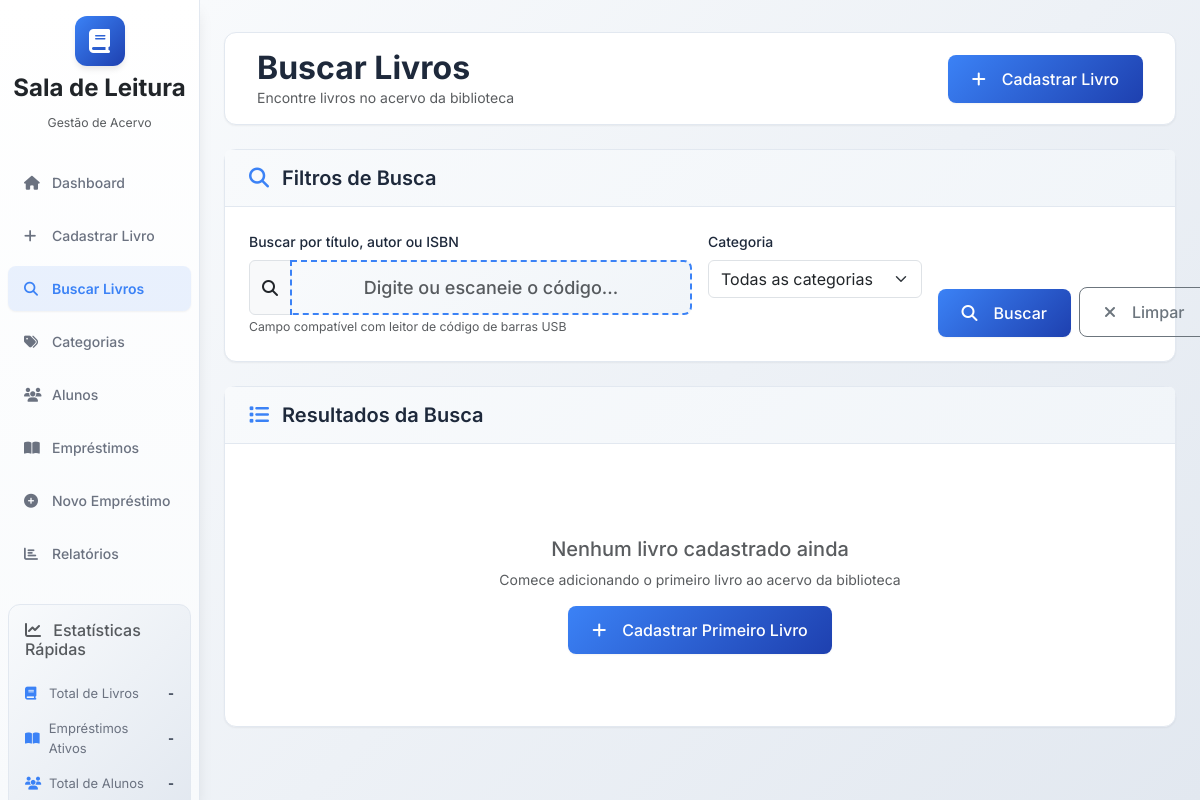
Before: /books with the older database file.
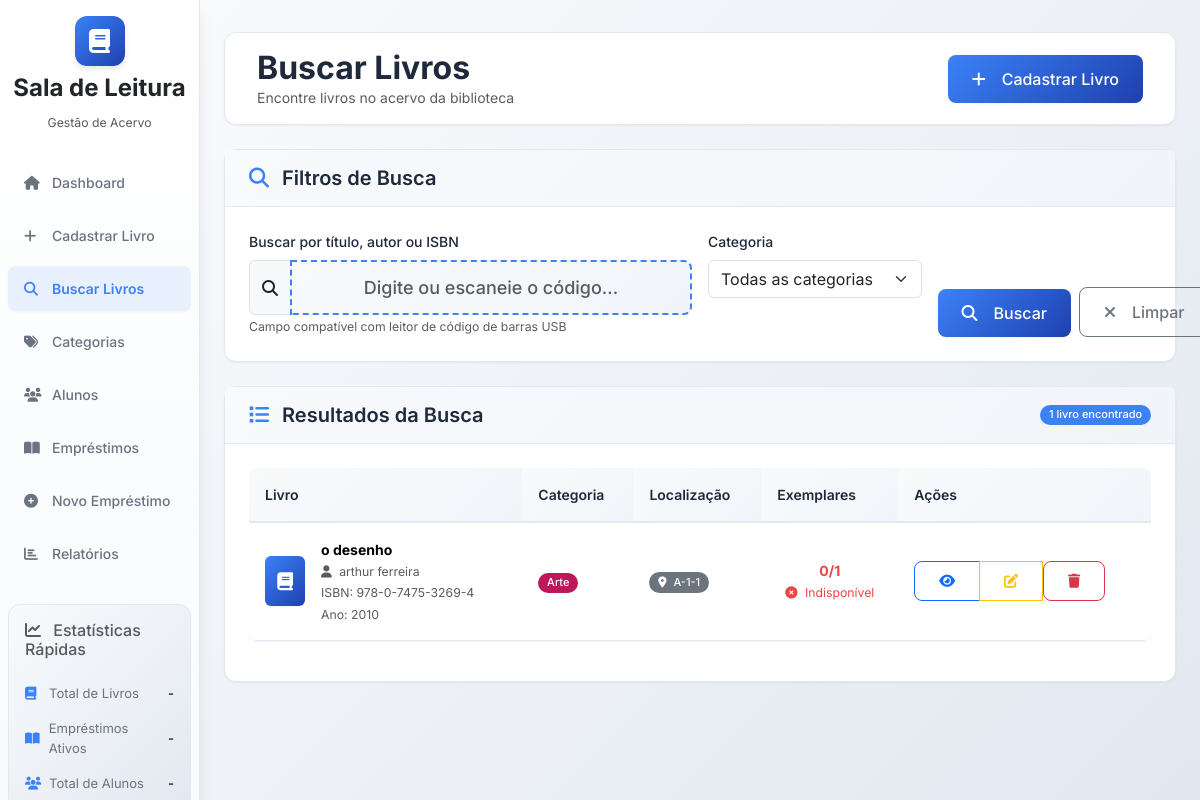
After: the same page with the newer database file.
### database/models.py (models this page shows, shortened)
class Book(db.Model):
    __tablename__ = 'books'
    id = db.Column(db.String(36), primary_key=True, default=generate_uuid)
    title = db.Column(db.String(200), nullable=False)
    author = db.Column(db.String(200), nullable=False)
    isbn = db.Column(db.String(20), unique=True)
    total_copies = db.Column(db.Integer, nullable=False)
    category = db.Column(db.String(36), db.ForeignKey('categories.id'))
    publisher = db.Column(db.String(200))
    publication_year = db.Column(db.Integer)
    description = db.Column(db.Text)
    cover_image = db.Column(db.String(500))
    qr_code = db.Column(db.String(100), unique=True)
    created_date = db.Column(db.DateTime, default=datetime.utcnow)
    updated_date = db.Column(db.DateTime, default=datetime.utcnow, onupdate=datetime.utcnow)
    copies = db.relationship('BookCopy', backref='book', lazy=True, cascade='all, delete-orphan')
    loans = db.relationship('Loan', backref='book', lazy=True)
    @property
    def available_copies(self):
        return db.session.query(func.count(BookCopy.id)).filter(
            BookCopy.book_id == self.id, BookCopy.status == 'available'
        ).scalar()

class Category(db.Model):
    __tablename__ = 'categories'
    id = db.Column(db.String(36), primary_key=True, default=generate_uuid)
    name = db.Column(db.String(100), nullable=False, unique=True)
    description = db.Column(db.Text)
    color = db.Column(db.String(7), default='#3b82f6')
    active = db.Column(db.Boolean, default=True)
    created_date = db.Column(db.DateTime, default=datetime.utcnow)
    updated_date = db.Column(db.DateTime, default=datetime.utcnow, onupdate=datetime.utcnow)
    books = db.relationship('Book', backref='category_obj', lazy=True)

class BookCopy(db.Model):
    __tablename__ = 'book_copies'
    id = db.Column(db.String(36), primary_key=True, default=generate_uuid)
    book_id = db.Column(db.String(36), db.ForeignKey('books.id'), nullable=False)
    copy_number = db.Column(db.Integer, nullable=False)
    shelf = db.Column(db.String(10), nullable=False)
    shelf_section = db.Column(db.String(10), nullable=False)
    position_number = db.Column(db.Integer, nullable=False)
    status = db.Column(db.String(20), db.CheckConstraint("status IN ('available', 'loaned', 'maintenance', 'lost')"), default='available', nullable=False)
    condition = db.Column(db.String(20), db.CheckConstraint("condition IN ('excellent', 'good', 'fair', 'poor')"), default='good', nullable=False)
    notes = db.Column(db.Text)
    created_date = db.Column(db.DateTime, default=datetime.utcnow)
    updated_date = db.Column(db.DateTime, default=datetime.utcnow, onupdate=datetime.utcnow)
    loans = db.relationship('Loan', backref='book_copy', lazy=True)

### app.py (the view, shortened to what this page needs)
    @app.route('/books', methods=['GET'])
    def search_books():
        page = request.args.get('page', 1, type=int)
        search = request.args.get('search', '').strip()
        category_filter = request.args.get('category', '')
        query = Book.query
        if category_filter:
            query = query.filter_by(category=category_filter)
        books = query.order_by(Book.title).paginate(page=page, per_page=Config.BOOKS_PER_PAGE, error_out=False)
        categories = Category.query.filter_by(active=True).order_by(Category.name).all()
        return render_template('books/search_books.html',
                              books=books,
                              categories=categories,
                              search=search,
                              category_filter=category_filter)

### templates/books/search_books.html (shortened to what the changed rows need)
{% extends "base.html" %}
{% block content %}
<div class="main-header d-flex justify-content-between align-items-center py-3 mb-4">
    <div>
        <h1 class="h2 mb-0">Buscar Livros</h1>
    </div>
</div>
<div class="card fade-in" style="animation-delay: 0.2s">
    <div class="card-header d-flex justify-content-between align-items-center">
        <h5 class="mb-0">
            <i class="fas fa-list text-primary me-2"></i>
            Resultados da Busca
        </h5>
        {% if books and books.items %}
            <span class="badge bg-primary">
                {{ books.total }} livro{{ 's' if books.total != 1 else '' }} encontrado{{ 's' if books.total != 1 else '' }}
            </span>
        {% endif %}
    </div>
    <div class="card-body">
        {% if books and books.items %}
            <div class="table-responsive">
                <table class="table table-hover">
                    <thead>
                        <tr>
                            <th>Livro</th>
                            <th>Categoria</th>
                            <th>Localização</th>
                            <th>Exemplares</th>
                            <th>Ações</th>
                        </tr>
                    </thead>
                    <tbody>
                        {% for book in books.items %}
                        <tr>
                            <td>
                                <div class="d-flex align-items-center">
                                    <div class="book-cover me-3">
                                        <i class="fas fa-book"></i>
                                    </div>
                                    <div>
                                        <strong>{{ book.title }}</strong>
                                        <br>
                                        <small class="text-muted">
                                            <i class="fas fa-user me-1"></i>
                                            {{ book.author }}
                                        </small>
                                        {% if book.isbn %}
                                            <br>
                                            <small class="text-muted">ISBN: {{ book.isbn }}</small>
                                        {% endif %}
                                        {% if book.publication_year %}
                                            <br>
                                            <small class="text-muted">Ano: {{ book.publication_year }}</small>
                                        {% endif %}
                                    </div>
                                </div>
                            </td>
                            <td>
                                {% if book.category_obj %}
                                    <span class="badge" style="background-color: {{ book.category_obj.color }};">
                                        {{ book.category_obj.name }}
                                    </span>
                                {% else %}
                                    <span class="text-muted">-</span>
                                {% endif %}
                            </td>
                            <td>
                                {% set first_copy = book.copies|first if book.copies else none %}
                                {% if first_copy %}
                                    <span class="badge bg-secondary">
                                        <i class="fas fa-map-marker-alt me-1"></i>
                                        {{ first_copy.shelf }}-{{ first_copy.shelf_section }}-{{ first_copy.position_number }}
                                    </span>
                                {% else %}
                                    <span class="text-muted">-</span>
                                {% endif %}
                            </td>
                            <td>
                                <div class="availability {% if book.available_copies > 0 %}available{% elif book.available_copies > book.total_copies * 0.3 %}limited{% else %}unavailable{% endif %}">
                                    <strong>{{ book.available_copies }}/{{ book.total_copies }}</strong>
                                    <br>
                                    <small>
                                        {% if book.available_copies > 0 %}
                                            <i class="fas fa-check-circle text-success me-1"></i>
                                            Disponível
                                        {% else %}
                                            <i class="fas fa-times-circle text-danger me-1"></i>
                                            Indisponível
                                        {% endif %}
                                    </small>
                                </div>
                            </td>
                            <td>
                                <div class="btn-group" role="group">
                                    <a href="/books/{{ book.id }}" class="btn btn-outline-primary btn-sm"
                                       data-bs-toggle="tooltip" title="Ver detalhes">
                                        <i class="fas fa-eye"></i>
                                    </a>
                                    <a href="/books/{{ book.id }}/edit" class="btn btn-outline-warning btn-sm"
                                       data-bs-toggle="tooltip" title="Editar">
                                        <i class="fas fa-edit"></i>
                                    </a>
                                    <form method="POST" action="/books/{{ book.id }}/delete" class="d-inline"
                                          onsubmit="return confirmDelete('Tem certeza que deseja excluir este livro?')">
                                        <button type="submit" class="btn btn-outline-danger btn-sm"
                                                data-bs-toggle="tooltip" title="Excluir">
                                            <i class="fas fa-trash"></i>
                                        </button>
                                    </form>
                                </div>
                            </td>
                        </tr>
                        {% endfor %}
                    </tbody>
                </table>
            </div>
        {% else %}
            <div class="text-center py-5">
                {% if search or category_filter %}
                    <i class="fas fa-search fa-3x text-muted mb-3"></i>
                    <h5 class="text-muted">Nenhum livro encontrado</h5>
                    <p class="text-muted mb-3">
                        Tente buscar com outros termos ou verifique os filtros aplicados
                    </p>
                    <a href="/books" class="btn btn-outline-primary">
                        <i class="fas fa-times me-2"></i>
                        Limpar Filtros
                    </a>
                {% else %}
                    <h5 class="text-muted">Nenhum livro cadastrado ainda</h5>
                    <p class="text-muted mb-3">
                        Comece adicionando o primeiro livro ao acervo da biblioteca
                    </p>
                    <a href="/books/add" class="btn btn-primary">
                        <i class="fas fa-plus me-2"></i>
                        Cadastrar Primeiro Livro
                    </a>
                {% endif %}
            </div>
        {% endif %}
    </div>
</div>
{% endblock %}

Changed rows visible on the page:
added Book: title "o desenho", author "arthur ferreira", isbn "978-0-7475-3269-4", publication_year "2010", category_obj.name "Arte", available_copies "0", total_copies "1", shows "Indisponível"
added BookCopy: shelf "A", shelf_section "1", position_number "1"
Other visible differences:
{{ books.total }}: (not shown) → "1"
text no longer shown: "Nenhum livro cadastrado ainda Comece adicionando o primeiro livro ao acervo da biblioteca Cadastrar Primeiro Livro"
text now shown: "livro encontrado Livro Categoria Localização Exemplares Ações"
